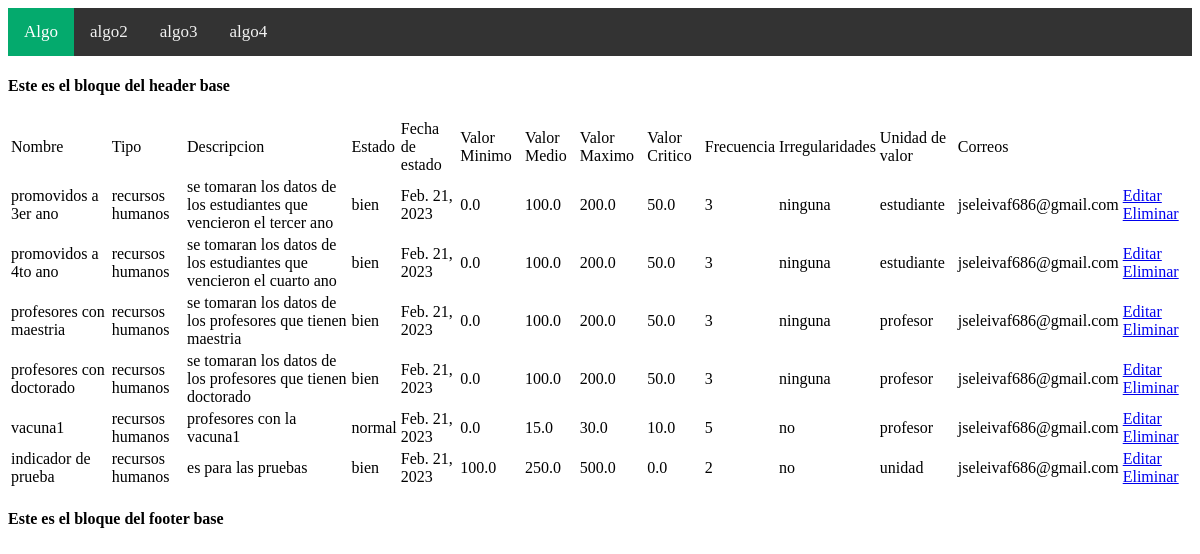
/listarindicador/, run on the app's committed database.
### Apps/Indicadores/models.py (models this page shows, shortened)
class Indicador(models.Model):
    nombre = models.CharField(max_length=50)
    tipo = models.CharField(max_length=50)
    descripcion = models.TextField()
    estado = models.CharField(max_length=30)
    fecha_estado = models.DateField()
    min_valor = models.FloatField()
    med_valor = models.FloatField()
    max_valor = models.FloatField()
    valor_critico = models.FloatField()
    frecuencia = models.IntegerField()
    irregularidades = models.TextField()
    unidad_valor = models.CharField(max_length=10) # Revisar esto
    correos = models.EmailField()

### Apps/Indicadores/views.py (the view)
# urls.py: path('listarindicador/',views.Indicador_List.as_view(), name = 'listar_indicador'),
class Indicador_List(ListView):
    model = Indicador
    template_name: str = 'indicadores/indicador_list.html'

### templates/indicadores/indicador_list.html
{% extends 'base/base.html'%}
{% block content%}
<table class = "table">
    <thead>
        <tr>
            <td>Nombre</td>
            <td>Tipo</td>
            <td>Descripcion</td>
            <td>Estado</td>
            <td>Fecha de estado</td>
            <td>Valor Minimo</td>
            <td>Valor Medio</td>
            <td>Valor Maximo</td>
            <td>Valor Critico</td>
            <td>Frecuencia</td>
            <td>Irregularidades</td>
            <td>Unidad de valor</td>
            <td>Correos</td>
        </tr>
    </thead>
    <tbody>
        {% if object_list %}
        {% for indicador in object_list %}
        <tr>
            <td>{{indicador.nombre}}</td>
            <td>{{indicador.tipo}}</td>
            <td>{{indicador.descripcion}}</td>
            <td>{{indicador.estado}}</td>
            <td>{{indicador.fecha_estado}}</td>
            <td>{{indicador.min_valor}}</td>
            <td>{{indicador.med_valor}}</td>
            <td>{{indicador.max_valor}}</td>
            <td>{{indicador.valor_critico}}</td>
            <td>{{indicador.frecuencia}}</td>
            <td>{{indicador.irregularidades}}</td>
            <td>{{indicador.unidad_valor}}</td>
            <td>{{indicador.correos}}</td>
            <td>
                <a class="btn btn-primary" href="{% url  'indicadores:actualizar_indicador' indicador.id %}">Editar</a>
                <a class="btn btn-primary" href="{% url  'indicadores:eliminar_indicador' indicador.id %}">Eliminar</a>
            </td>
        </tr>
        {% endfor%}
        {% else %}
        <h1>No hay registros de indicadores</h1>
        {% endif %}
    </tbody>
</table>
{%endblock%}

### data on the page
Indicador: nombre "promovidos a 3er ano", tipo "recursos humanos", descripcion "se tomaran los datos de los estudiantes que vencieron el tercer ano", estado "bien", fecha_estado "Feb. 21, 2023", min_valor "0.0", med_valor "100.0", max_valor "200.0", valor_critico "50.0", frecuencia "3", irregularidades "ninguna", unidad_valor "estudiante", correos "jseleivaf686@gmail.com"
Indicador: nombre "promovidos a 4to ano", tipo "recursos humanos", descripcion "se tomaran los datos de los estudiantes que vencieron el cuarto ano", estado "bien", fecha_estado "Feb. 21, 2023", min_valor "0.0", med_valor "100.0", max_valor "200.0", valor_critico "50.0", frecuencia "3", irregularidades "ninguna", unidad_valor "estudiante", correos "jseleivaf686@gmail.com"
Indicador: nombre "profesores con maestria", tipo "recursos humanos", descripcion "se tomaran los datos de los profesores que tienen maestria", estado "bien", fecha_estado "Feb. 21, 2023", min_valor "0.0", med_valor "100.0", max_valor "200.0", valor_critico "50.0", frecuencia "3", irregularidades "ninguna", unidad_valor "profesor", correos "jseleivaf686@gmail.com"
Indicador: nombre "profesores con doctorado", tipo "recursos humanos", descripcion "se tomaran los datos de los profesores que tienen doctorado", estado "bien", fecha_estado "Feb. 21, 2023", min_valor "0.0", med_valor "100.0", max_valor "200.0", valor_critico "50.0", frecuencia "3", irregularidades "ninguna", unidad_valor "profesor", correos "jseleivaf686@gmail.com"
Indicador: nombre "vacuna1", tipo "recursos humanos", descripcion "profesores con la vacuna1", estado "normal", fecha_estado "Feb. 21, 2023", min_valor "0.0", med_valor "15.0", max_valor "30.0", valor_critico "10.0", frecuencia "5", irregularidades "no", unidad_valor "profesor", correos "jseleivaf686@gmail.com"
Indicador: nombre "indicador de prueba", tipo "recursos humanos", descripcion "es para las pruebas", estado "bien", fecha_estado "Feb. 21, 2023", min_valor "100.0", med_valor "250.0", max_valor "500.0", valor_critico "0.0", frecuencia "2", irregularidades "no", unidad_valor "unidad", correos "jseleivaf686@gmail.com"
